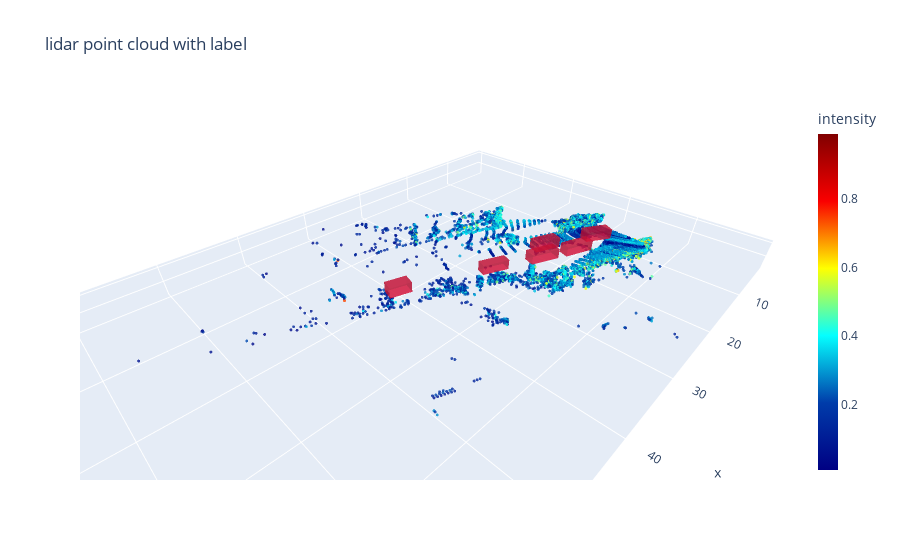

The notebook cell saved with this chart:
### Code cell
lidar_dict = {
    'x': lidar[:,0],
    'y': lidar[:,1],
    'z': lidar[:,2],
    'i': lidar[:,3],
}
pointcloud = goScatterLidar(lidar_dict)
data = [pointcloud]

for key in label.keys():
    if key == 'Car':
        for box in label[key]:
            data.append(goCube(box))

layout = goLayout('lidar point cloud with label')
goFigure(data, layout)

### Figure 1 — Plotly figure (JSON) as saved in the notebook; plotly's stock layout.template omitted (floating-point values rounded to 4 significant figures; data arrays with more than 128 entries replaced by an {"elided": "..."} marker saying what was removed)
{"data": [{"marker": {"color": {"elided": "17782 float values"}, "colorbar": {"thickness": 20, "title": {"text": "intensity"}}, "colorscale": [[0, "rgb(0,0,131)"], [0.2, "rgb(0,60,170)"], [0.4, "rgb(5,255,255)"], [0.6, "rgb(255,255,0)"], [0.8, "rgb(250,0,0)"], [1, "rgb(128,0,0)"]], "opacity": 0.8, "size": 1}, "mode": "markers", "type": "scatter3d", "x": {"elided": "17782 float values"}, "y": {"elided": "17782 float values"}, "z": {"elided": "17782 float values"}}, {"color": "#DC143C", "flatshading": true, "i": [7, 0, 0, 0, 4, 4, 6, 6, 4, 0, 3, 2], "j": [3, 4, 1, 2, 5, 6, 5, 2, 0, 1, 6, 3], "k": [0, 7, 2, 3, 6, 7, 1, 1, 5, 5, 7, 6], "opacity": 0.6, "type": "mesh3d", "x": [17.53, 17.03, 12.93, 13.44, 17.53, 17.03, 12.93, 13.44], "y": [-0.4558, -1.878, -0.4208, 1.002, -0.4558, -1.878, -0.4208, 1.002], "z": [-1.681, -1.681, -1.681, -1.681, -0.2013, -0.2013, -0.2013, -0.2013]}, {"color": "#DC143C", "flatshading": true, "i": [7, 0, 0, 0, 4, 4, 6, 6, 4, 0, 3, 2], "j": [3, 4, 1, 2, 5, 6, 5, 2, 0, 1, 6, 3], "k": [0, 7, 2, 3, 6, 7, 1, 1, 5, 5, 7, 6], "opacity": 0.6, "type": "mesh3d", "x": [19.73, 19.14, 15.51, 16.1, 19.73, 19.14, 15.51, 16.1], "y": [-4.011, -5.583, -4.21, -2.638, -4.011, -5.583, -4.21, -2.638], "z": [-1.609, -1.609, -1.609, -1.609, -0.1387, -0.1387, -0.1387, -0.1387]}, {"color": "#DC143C", "flatshading": true, "i": [7, 0, 0, 0, 4, 4, 6, 6, 4, 0, 3, 2], "j": [3, 4, 1, 2, 5, 6, 5, 2, 0, 1, 6, 3], "k": [0, 7, 2, 3, 6, 7, 1, 1, 5, 5, 7, 6], "opacity": 0.6, "type": "mesh3d", "x": [12.03, 11.17, 7.706, 8.574, 12.03, 11.17, 7.706, 8.574], "y": [-0.6087, -2.117, -0.1287, 1.38, -0.6087, -2.117, -0.1287, 1.38], "z": [-1.601, -1.601, -1.601, -1.601, -0.1407, -0.1407, -0.1407, -0.1407]}, {"color": "#DC143C", "flatshading": true, "i": [7, 0, 0, 0, 4, 4, 6, 6, 4, 0, 3, 2], "j": [3, 4, 1, 2, 5, 6, 5, 2, 0, 1, 6, 3], "k": [0, 7, 2, 3, 6, 7, 1, 1, 5, 5, 7, 6], "opacity": 0.6, "type": "mesh3d", "x": [22.83, 22.22, 18.22, 18.83, 22.83, 22.22, 18.22, 18.83], "y": [-2.535, -4.1, -2.542, -0.9768, -2.535, -4.1, -2.542, -0.9768], "z": [-1.594, -1.594, -1.594, -1.594, -0.1745, -0.1745, -0.1745, -0.1745]}, {"color": "#DC143C", "flatshading": true, "i": [7, 0, 0, 0, 4, 4, 6, 6, 4, 0, 3, 2], "j": [3, 4, 1, 2, 5, 6, 5, 2, 0, 1, 6, 3], "k": [0, 7, 2, 3, 6, 7, 1, 1, 5, 5, 7, 6], "opacity": 0.6, "type": "mesh3d", "x": [29.58, 29.06, 25.53, 26.06, 29.58, 29.06, 25.53, 26.06], "y": [-5.454, -6.753, -5.338, -4.038, -5.454, -6.753, -5.338, -4.038], "z": [-1.482, -1.482, -1.482, -1.482, -0.1225, -0.1225, -0.1225, -0.1225]}, {"color": "#DC143C", "flatshading": true, "i": [7, 0, 0, 0, 4, 4, 6, 6, 4, 0, 3, 2], "j": [3, 4, 1, 2, 5, 6, 5, 2, 0, 1, 6, 3], "k": [0, 7, 2, 3, 6, 7, 1, 1, 5, 5, 7, 6], "opacity": 0.6, "type": "mesh3d", "x": [41.57, 41.1, 38.26, 38.74, 41.57, 41.1, 38.26, 38.74], "y": [-9.948, -11.53, -10.68, -9.097, -9.948, -11.53, -10.68, -9.097], "z": [-1.383, -1.383, -1.383, -1.383, 0.05687, 0.05687, 0.05687, 0.05687]}], "layout": {"scene": {"aspectmode": "data"}, "title": {"text": "lidar point cloud with label"}}}
